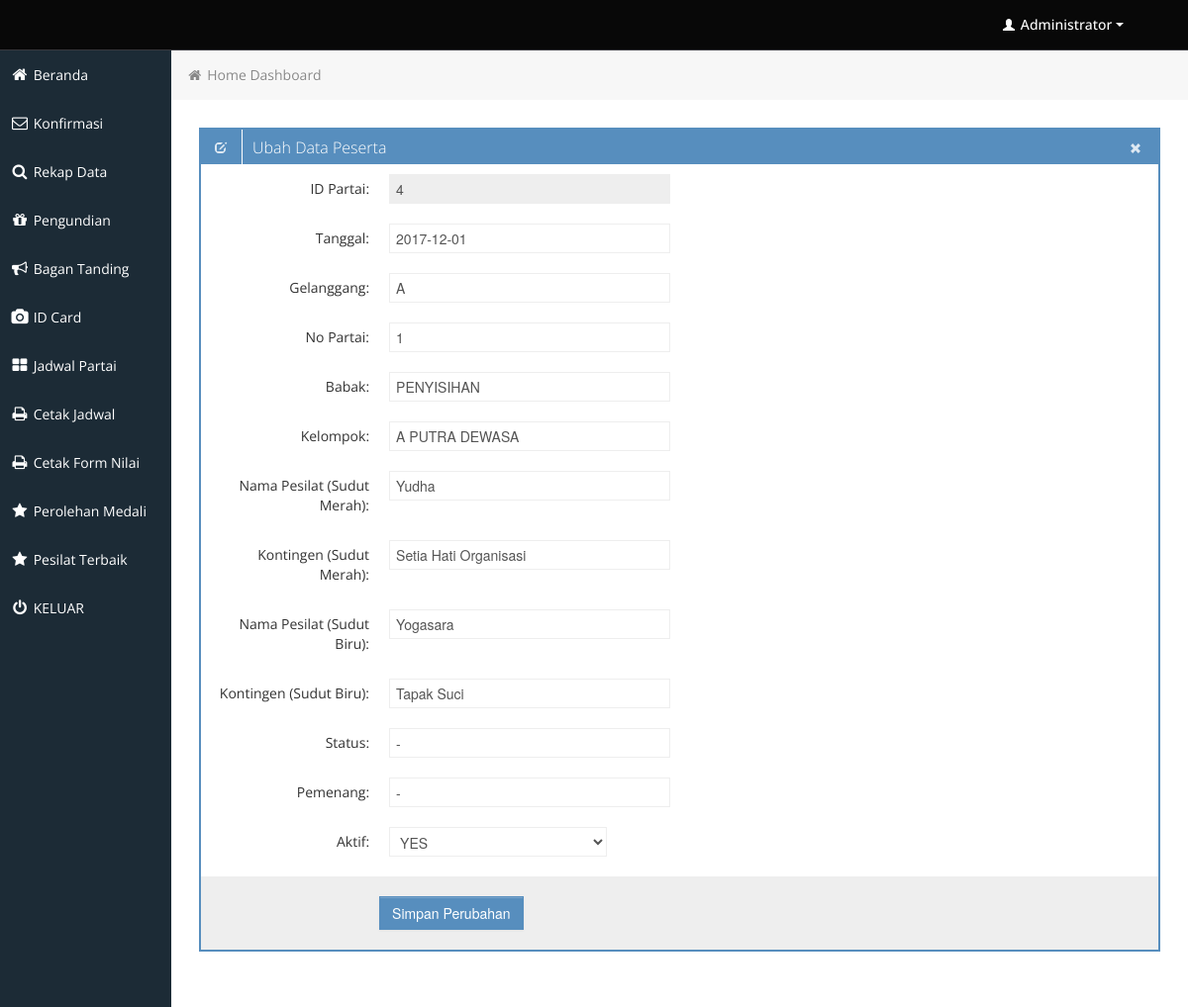
Page /backend/edit_partai.php?id_partai=4 (signed in) on the committed database.
### tables this page shows
CREATE TABLE `jadwal_tanding` (
  `id_partai` int(11) NOT NULL,
  `tgl` date NOT NULL,
  `kelas` varchar(55) NOT NULL,
  `gelanggang` varchar(2) NOT NULL,
  `partai` varchar(4) NOT NULL,
  `nm_merah` varchar(55) NOT NULL,
  `kontingen_merah` varchar(55) NOT NULL,
  `nm_biru` varchar(55) NOT NULL,
  `kontingen_biru` varchar(55) NOT NULL,
  `status` varchar(55) NOT NULL DEFAULT '-',
  `pemenang` varchar(150) NOT NULL DEFAULT '-',
  `babak` varchar(55) DEFAULT NULL,
  `medali` varchar(2) NOT NULL DEFAULT '0',
  `aktif` varchar(2) NOT NULL DEFAULT '0'
);

### backend/edit_partai.php (the view, shortened to what this page needs)
<?php
	include('includes/connection.php');
	$id_partai = mysqli_real_escape_string($koneksi, $_GET["id_partai"]);
	$sqlpartai ="SELECT * FROM jadwal_tanding
					WHERE id_partai = '$id_partai' ";
	$datapartai = mysqli_query($koneksi, $sqlpartai);
	$partai = mysqli_fetch_array($datapartai);
?>
			<div class="row-fluid sortable">
				<div class="box span12">
					<div class="box-header" data-original-title>
						<h2><i class="halflings-icon white edit"></i><span class="break"></span>Ubah Data Peserta</h2>
						<div class="box-icon">
							<a href="users.php" class="btn-close"><i class="halflings-icon white remove"></i></a>
						</div>
					</div>
					<div class="box-content">
						<form class="form-horizontal" method="post" action="admin_do_edit_partai.php">
							<fieldset>
							  <div class="control-group">
								<label class="control-label" for="focusedInput">ID Partai:</label>
								<div class="controls">
								  <input class="input-xlarge focused" name="id_partai" id="focusedInput" readonly="1" type="text" placeholder="Username"
								  value="<?php echo $id_partai; ?>">
								</div>
							  </div>
							  <div class="control-group">
								<label class="control-label" for="focusedInput">Tanggal:</label>
								<div class="controls">
								  <input class="input-xlarge focused" name="tgl" id="focusedInput" type="text" value="<?php echo $partai["tgl"]; ?>">
								</div>
							  </div>
							  <div class="control-group">
								<label class="control-label" for="focusedInput">Gelanggang:</label>
								<div class="controls">
								  <input class="input-xlarge focused" name="gelanggang" id="focusedInput" type="text" value="<?php echo $partai["gelanggang"]; ?>">
								</div>
							  </div>
							  <div class="control-group">
								<label class="control-label" for="focusedInput">No Partai:</label>
								<div class="controls">
								  <input class="input-xlarge focused" name="partai" id="focusedInput" type="text" value="<?php echo $partai["partai"]; ?>">
								</div>
							  </div>
							   <div class="control-group">
								<label class="control-label" for="focusedInput">Babak:</label>
								<div class="controls">
								  <input class="input-xlarge focused" name="babak" id="focusedInput" type="text" value="<?php echo $partai["babak"]; ?>">
								</div>
							  </div>
							   <div class="control-group">
								<label class="control-label" for="focusedInput">Kelompok:</label>
								<div class="controls">
								  <input class="input-xlarge focused" name="kelas" id="focusedInput" type="text" value="<?php echo $partai["kelas"]; ?>">
								</div>
							  </div>
							   <div class="control-group">
								<label class="control-label" for="focusedInput">Nama Pesilat (Sudut Merah):</label>
								<div class="controls">
								  <input class="input-xlarge focused" name="nm_merah" id="focusedInput" type="text" value="<?php echo $partai["nm_merah"]; ?>">
								</div>
							  </div>
							   <div class="control-group">
								<label class="control-label" for="focusedInput">Kontingen (Sudut Merah):</label>
								<div class="controls">
								  <input class="input-xlarge focused" name="kontingen_merah" id="focusedInput" type="text" value="<?php echo $partai["kontingen_merah"]; ?>">
								</div>
							  </div>
							   <div class="control-group">
								<label class="control-label" for="focusedInput">Nama Pesilat (Sudut Biru):</label>
								<div class="controls">
								  <input class="input-xlarge focused" name="nm_biru" id="focusedInput" type="text" value="<?php echo $partai["nm_biru"]; ?>">
								</div>
							  </div>
							   <div class="control-group">
								<label class="control-label" for="focusedInput">Kontingen (Sudut Biru):</label>
								<div class="controls">
								  <input class="input-xlarge focused" name="kontingen_biru" id="focusedInput" type="text" value="<?php echo $partai["kontingen_biru"]; ?>">
								</div>
							  </div>
							  <div class="control-group">
								<label class="control-label" for="focusedInput">Status:</label>
								<div class="controls">
								  <input class="input-xlarge focused" name="status" id="focusedInput" type="text" value="<?php echo $partai["status"]; ?>">
								</div>
							  </div>
							  <div class="control-group">
								<label class="control-label" for="focusedInput">Pemenang:</label>
								<div class="controls">
								  <input class="input-xlarge focused" name="pemenang" id="focusedInput" type="text" value="<?php echo $partai["pemenang"]; ?>">
								</div>
							  </div>
							  <div class="control-group">
								<label class="control-label" for="focusedInput">Aktif:</label>
								<div class="controls">
								  <select class="form-control" name="aktif" id="aktif">
										<option value="1" <?php if($partai["aktif"]=="1") { echo "selected"; } ?>>YES</option>
								    </select>
								</div>
							  </div>
							  <div class="form-actions">
								<button type="submit" onclick="return confirmUpdate()" class="btn btn-primary">Simpan Perubahan</button>
							  </div>
							</fieldset>
						</form>
					</div>
				</div>
			</div>

### backend/css/style.css (style rules this page uses)
body { background: #F5F5F5; color: #333; border: none; font-family: 'Open Sans', sans-serif; font-weight: 400; }
a { color: #646464; }
h2 { font-size: 16px; line-height: 16px; }
.box { border: 2px solid #578EBE; background: #fff !important; margin-bottom: 28px; }
.box-header { height: 16px; font-size: 16px; line-height: 16px; padding: 10px; background: #578EBE; -webkit-box-shadow: none; -moz-box-shadow: none; box-shadow: none; overflow: hidden; }
.box-header h2 { float:left; margin-top: 0px; font-weight: 300; }
.box-header .box-icon, .box-header h2 { color:#fff; }
.box-header h2 i { margin: 0px 3px 0px 4px; opacity: .8; filter: alpha(opacity=80); -ms-filter:"progid:DXImageTransform.Microsoft.Alpha(Opacity=80)"; }
.box-header .box-icon { float:right; margin-top: 1px; }
.box-header .box-icon i { -webkit-transition: all 0.1s ease-in-out; -moz-transition: all 0.1s ease-in-out; -o-transition: all 0.1s ease-in-out; -ms-transition: all 0.1s ease-in-out; transition: all 0.1s ease-in-out; opacity: .8; filter: alpha(opacity=80); -ms-filter:"progid:DXImageTransform.Microsoft.Alpha(Opacity=80)"; }
.box-header .box-icon a { margin: 0px 5px; }
.box-content { position: relative; z-index: 50; margin-top: -1px; padding: 10px; background: #fff !important; }
.form-actions { padding: 19px 20px 20px; margin: 20px -10px -30px -10px; background-color: #eee; border-top: 1px solid #eee; *zoom: 1; }
.form-actions:before, .form-actions:after { display: table; line-height: 0; content: ""; }
.form-actions:after { clear: both; }
.btn { display: inline-block; padding: 6px 12px; margin-bottom: 0; font-size: 14px; font-weight: 500; line-height: 20px; text-align: center; white-space: nowrap; vertical-align: middle; cursor: pointer; border: 1px solid #a7a9aa; -webkit-border-radius: 0px !important; border-radius: 0px !important; }
.btn { color: #ffffff; background-color: #a7a9aa; border-color: #a7a9aa; background-image: none; filter: none; text-shadow: none; }
.btn-primary { background-color: #578EBE; border-color: #578EBE; }

### backend/css/halflings.css (style rules this page uses)
html, html .halflings { -webkit-font-smoothing: antialiased !important; }
.halflings-icon { display: inline-block; width: 14px; height: 14px; line-height: 14px; vertical-align: text-top; background-image: url(../img/glyphicons_halflings.svg); background-position: 0 0; background-repeat: no-repeat; vertical-align: top; *display: inline; *zoom: 1; *margin-right: .3em; }
.halflings-icon.white { background-image: url(../img/glyphicons_halflings-white.svg); }
.halflings-icon.remove { background-position: -312px 0; }
.halflings-icon.edit { background-position: -96px -72px; }

### rows in the picture
jadwal_tanding: tgl "2017-12-01", gelanggang "A", partai "1", babak "PENYISIHAN", kelas "A PUTRA DEWASA", nm_merah "Yudha", kontingen_merah "Setia Hati Organisasi", nm_biru "Yogasara", kontingen_biru "Tapak Suci", status "-", pemenang "-", aktif "YES"
